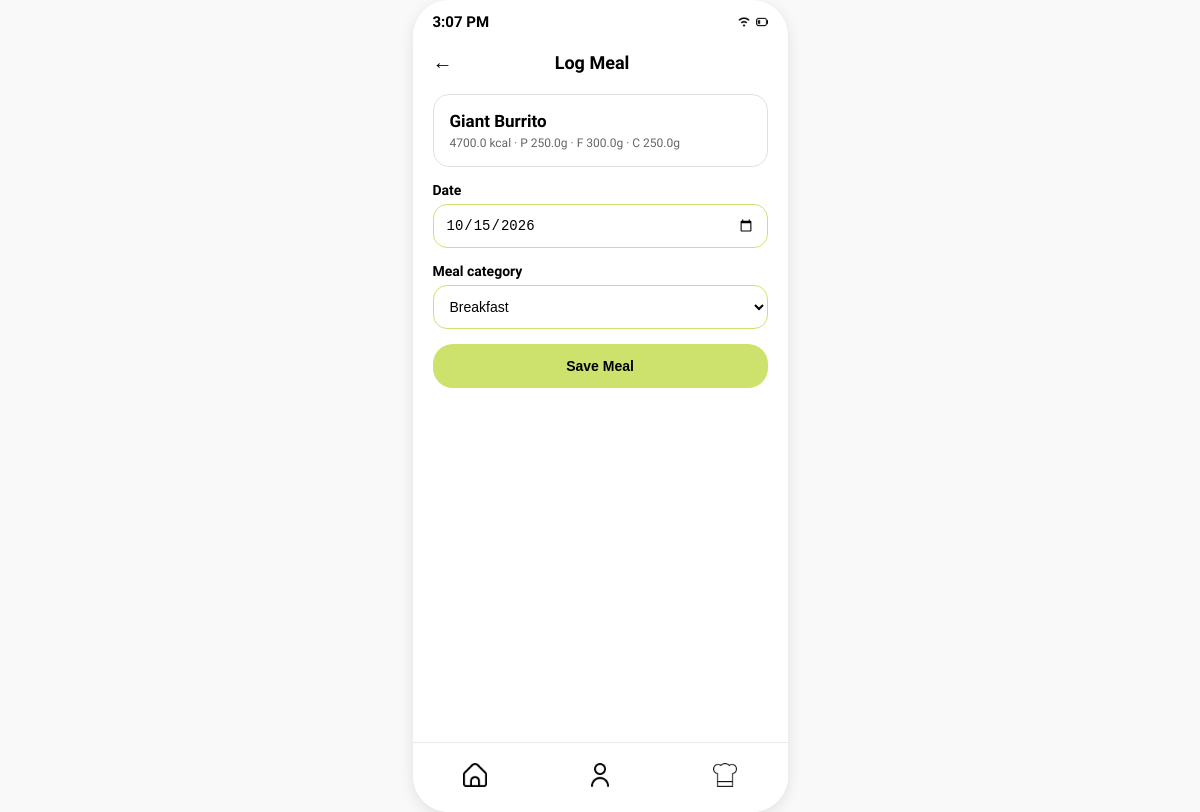
Screenshot of /foods/5/log?date=2026-10-15&meal=Breakfast with the database file from the repository.
### tables this page shows
CREATE TABLE food_items (
            id INTEGER PRIMARY KEY AUTOINCREMENT,
            user_id INTEGER NOT NULL,
            name TEXT NOT NULL,
            meal_type TEXT NOT NULL CHECK (meal_type IN ('Breakfast', 'Lunch', 'Dinner', 'Snacks')),
            calories REAL NOT NULL,
            protein_grams REAL NOT NULL,
            carbohydrate_grams REAL NOT NULL,
            fat_grams REAL NOT NULL,
            created_at TEXT NOT NULL DEFAULT CURRENT_TIMESTAMP, usage_count INTEGER NOT NULL DEFAULT 0,
            FOREIGN KEY (user_id) REFERENCES users(id) ON DELETE CASCADE
        );

### app.py (the view, shortened to what this page needs)
@app.route("/foods/<int:food_id>/log", methods=["GET", "POST"])
def log_food(food_id):
    with get_database_connection() as connection:
        user_id = get_food_user_id(connection)
        if user_id is None:
            return redirect(url_for("login"))
        food_item = connection.execute(
            """
            SELECT id, name, meal_type, calories, protein_grams,
                   carbohydrate_grams, fat_grams
            FROM food_items WHERE id = ? AND user_id = ?
            """,
            (food_id, user_id),
        ).fetchone()
        if food_item is None:
            flash("That Food Library item is unavailable.", "error")
            return redirect(url_for("food_library"))
    if request.method == "POST":
        flash("Meal logged.", "success")
        return redirect(url_for("daily_menu", date=meal_date, meal=meal_type))
    selected_day, _ = get_compact_date_options(request.args.get("date"))
    selected_meal = request.args.get("meal", food_item["meal_type"])
    if selected_meal not in MEAL_TYPES:
        selected_meal = food_item["meal_type"]
    return render_template(
        "log_food.html",
        food=food_item,
        selected_date=selected_day.isoformat(),
        selected_meal=selected_meal,
    )

### app.py (called while the page is built)
def get_database_connection():
    return open_database_connection(app.config["DATABASE"])

def active_demo_user_id():
    user_id = session.get("user_id")
    if user_id is None:
        return None
    with get_database_connection() as connection:
        user = connection.execute(
            "SELECT id FROM users WHERE id = ?", (user_id,)
        ).fetchone()
    return user["id"] if user is not None else None

def get_food_user_id(connection):
    session_user_id = active_demo_user_id()
    if session_user_id is not None:
        return session_user_id
    users = connection.execute("SELECT id FROM users ORDER BY id LIMIT 2").fetchall()
    return users[0]["id"] if len(users) == 1 else None

def get_compact_date_options(requested_date):
    try:
        selected_date = (
            date.fromisoformat(requested_date) if requested_date else date.today()
        )
    except (TypeError, ValueError):
        selected_date = date.today()
    date_options = []
    for offset in (-1, 0, 1, 2):
        option_date = selected_date + timedelta(days=offset)
        date_options.append(
            {
                "value": option_date.isoformat(),
                "month": option_date.strftime("%b"),
                "day": option_date.day,
                "is_selected": option_date == selected_date,
            }
        )
    return selected_date, date_options

### database.py (called while the page is built)
def get_database_connection(database_path):
    connection = sqlite3.connect(database_path)
    connection.row_factory = sqlite3.Row
    connection.execute("PRAGMA foreign_keys = ON")
    return connection

### templates/log_food.html (shortened to what this page needs)
<!DOCTYPE html>
<html lang="en">
<head>
    <link rel="stylesheet" href="{{ url_for('static', filename='style.css') }}">
</head>
<body>
    <div class="phone-screen" style="justify-content: flex-start; padding: 25px 20px; position: relative; overflow-y: auto;">
        <div class="status-bar"><span id="live-est-clock">9:41</span><div class="icons"><img src="{{ url_for('static', filename='wifi.png') }}" alt="Wi-Fi"><img src="{{ url_for('static', filename='battery.png') }}" alt="Battery"></div></div>
        <div style="display: flex; justify-content: space-between; align-items: center; width: 100%; margin-top: 25px; margin-bottom: 20px; position: relative;">
            <a href="{{ url_for('food_library') }}" style="font-size: 20px; color: #000; text-decoration: none; font-weight: bold;">←</a>
            <h2 style="font-size: 18px; font-weight: 700; margin: 0 auto; color: #000;">Log Meal</h2>
        </div>
        <div style="background: #ffffff; border: 1.5px solid #E0E0E0; border-radius: 16px; padding: 16px; margin-bottom: 15px; width: 100%; box-sizing: border-box;">
            <div style="font-size: 17px; font-weight: 700; color: #000;">{{ food['name'] }}</div>
            <div style="font-size: 12px; color: #666; margin-top: 5px;">{{ food['calories']|round(1) }} kcal · P {{ food['protein_grams']|round(1) }}g · F {{ food['fat_grams']|round(1) }}g · C {{ food['carbohydrate_grams']|round(1) }}g</div>
        </div>
        <form method="POST" style="width: 100%; display: flex; flex-direction: column; gap: 15px;">
            <div style="display: flex; flex-direction: column; gap: 6px;"><label style="font-size: 14px; font-weight: 700;">Date</label><input type="date" name="meal_date" value="{{ selected_date }}" required style="padding: 12px; border: 1.5px solid #CDE26D; border-radius: 14px; font-size: 14px;"></div>
            <div style="display: flex; flex-direction: column; gap: 6px;"><label style="font-size: 14px; font-weight: 700;">Meal category</label><select name="meal_type" style="padding: 12px; border: 1.5px solid #CDE26D; border-radius: 14px; font-size: 14px; background: #ffffff;">{% for meal in ['Breakfast', 'Lunch', 'Dinner', 'Snacks'] %}<option value="{{ meal }}" {% if meal == selected_meal %}selected{% endif %}>{{ meal }}</option>{% endfor %}</select></div>
            <button type="submit" style="width: 100%; background: #CDE26D; color: #000; border: none; border-radius: 20px; padding: 14px; font-size: 14px; font-weight: 700; cursor: pointer;">Save Meal</button>
        </form>
        <div class="bottom-nav"><a href="{{ url_for('dashboard') }}"><img src="{{ url_for('static', filename='home.png') }}" alt="Home" class="nav-icon"></a><a href="{{ url_for('profile') }}"><img src="{{ url_for('static', filename='user-3.png') }}" alt="Profile" class="nav-icon"></a><a href="{{ url_for('food_library') }}"><img src="{{ url_for('static', filename='hat-chef.png') }}" alt="Chef" class="nav-icon"></a></div>
    </div>
</body>
</html>

### static/style.css (style rules this page uses)
* { margin: 0; padding: 0; box-sizing: border-box; }
body { font-family: "Quicksand", sans-serif; background-color: #f9f9f9; display: flex; justify-content: center; align-items: center; min-height: 100vh; }
.phone-screen { background-color: #ffffff; width: 375px; height: 812px; border-radius: 36px; box-shadow: 0 4px 15px rgba(0,0,0,0.1); display: flex; flex-direction: column; align-items: center; justify-content: flex-start; position: relative; padding: 25px 20px; overflow: hidden; }
.status-bar { width: 100%; height: 44px; position: absolute; top: 0; left: 0; display: flex; justify-content: space-between; align-items: center; padding: 0 20px; font-size: 15px; font-weight: 600; color: #000000; }
.status-bar .icons { display: flex; align-items: center; gap: 6px; }
.status-bar .icons img { height: 12px; width: auto; object-fit: contain; }
.bottom-nav { position: absolute; bottom: 0; left: 0; width: 100%; height: 70px; background-color: #ffffff; border-top: 1px solid #eaeaea; display: flex; justify-content: space-around; align-items: center; z-index: 100; box-sizing: border-box; }
.bottom-nav a { font-size: 22px; color: #1A3427; text-decoration: none; }
.nav-icon { width: 24px; height: 24px; object-fit: contain; }

### rows the page displays
food_items: name "Giant Burrito", calories "4700.0", protein_grams "250.0", fat_grams "300.0", carbohydrate_grams "250.0"

### other values shown
form field meal_type "Breakfast"
